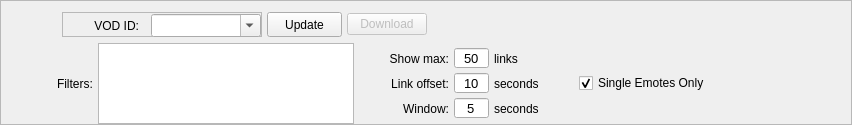
     <widget class="QFrame" name="frame">
      <property name="sizePolicy">
       <sizepolicy hsizetype="Expanding" vsizetype="Fixed">
        <horstretch>0</horstretch>
        <verstretch>0</verstretch>
       </sizepolicy>
      </property>
      <property name="minimumSize">
       <size>
        <width>50</width>
        <height>125</height>
       </size>
      </property>
      <property name="maximumSize">
       <size>
        <width>16777215</width>
        <height>125</height>
       </size>
      </property>
      <property name="frameShape">
       <enum>QFrame::StyledPanel</enum>
      </property>
      <property name="frameShadow">
       <enum>QFrame::Raised</enum>
      </property>
      <layout class="QGridLayout" name="gridLayout_4">
       <property name="bottomMargin">
        <number>0</number>
       </property>
       <item row="0" column="0">
        <layout class="QHBoxLayout" name="horizontalLayout">
         <property name="spacing">
          <number>5</number>
         </property>
         <property name="sizeConstraint">
          <enum>QLayout::SetDefaultConstraint</enum>
         </property>
         <property name="leftMargin">
          <number>50</number>
         </property>
         <item>
          <widget class="QFrame" name="frame_3">
           <property name="sizePolicy">
            <sizepolicy hsizetype="Fixed" vsizetype="Preferred">
             <horstretch>0</horstretch>
             <verstretch>0</verstretch>
            </sizepolicy>
           </property>
           <property name="minimumSize">
            <size>
             <width>200</width>
             <height>0</height>
            </size>
           </property>
           <property name="frameShape">
            <enum>QFrame::StyledPanel</enum>
           </property>
           <property name="frameShadow">
            <enum>QFrame::Raised</enum>
           </property>
           <widget class="QWidget" name="horizontalLayoutWidget">
            <property name="geometry">
             <rect>
              <x>10</x>
              <y>0</y>
              <width>201</width>
              <height>27</height>
             </rect>
            </property>
            <layout class="QHBoxLayout" name="vodIdLayout">
             <property name="spacing">
              <number>0</number>
             </property>
             <item>
              <widget class="QLabel" name="label_21">
               <property name="enabled">
                <bool>true</bool>
               </property>
               <property name="sizePolicy">
                <sizepolicy hsizetype="Minimum" vsizetype="Preferred">
                 <horstretch>0</horstretch>
                 <verstretch>0</verstretch>
                </sizepolicy>
               </property>
               <property name="minimumSize">
                <size>
                 <width>55</width>
                 <height>25</height>
                </size>
               </property>
               <property name="maximumSize">
                <size>
                 <width>55</width>
                 <height>60</height>
                </size>
               </property>
               <property name="text">
                <string>VOD ID:</string>
               </property>
               <property name="scaledContents">
                <bool>true</bool>
               </property>
               <property name="alignment">
                <set>Qt::AlignRight|Qt::AlignTrailing|Qt::AlignVCenter</set>
               </property>
               <property name="wordWrap">
                <bool>false</bool>
               </property>
               <property name="margin">
                <number>0</number>
               </property>
              </widget>
             </item>
             <item>
              <widget class="QComboBox" name="vodEntry">
               <property name="sizePolicy">
                <sizepolicy hsizetype="Maximum" vsizetype="Fixed">
                 <horstretch>0</horstretch>
                 <verstretch>0</verstretch>
                </sizepolicy>
               </property>
               <property name="minimumSize">
                <size>
                 <width>50</width>
                 <height>0</height>
                </size>
               </property>
               <property name="maximumSize">
                <size>
                 <width>110</width>
                 <height>16777215</height>
                </size>
               </property>
               <property name="font">
                <font>
                 <pointsize>10</pointsize>
                </font>
               </property>
               <property name="editable">
                <bool>true</bool>
               </property>
              </widget>
             </item>
            </layout>
           </widget>
          </widget>
         </item>
         <item>
          <spacer name="horizontalSpacer">
           <property name="orientation">
            <enum>Qt::Horizontal</enum>
           </property>
           <property name="sizeType">
            <enum>QSizePolicy::Fixed</enum>
           </property>
           <property name="sizeHint" stdset="0">
            <size>
             <width>0</width>
             <height>20</height>
            </size>
           </property>
          </spacer>
         </item>
         <item>
          <widget class="QPushButton" name="updateBtn">
           <property name="minimumSize">
            <size>
             <width>75</width>
             <height>25</height>
            </size>
           </property>
           <property name="maximumSize">
            <size>
             <width>75</width>
             <height>25</height>
            </size>
           </property>
           <property name="text">
            <string>Update</string>
           </property>
          </widget>
         </item>
         <item>
          <spacer name="horizontalSpacer_2">
           <property name="orientation">
            <enum>Qt::Horizontal</enum>
           </property>
           <property name="sizeType">
            <enum>QSizePolicy::Fixed</enum>
           </property>
           <property name="sizeHint" stdset="0">
            <size>
             <width>0</width>
             <height>20</height>
            </size>
           </property>
          </spacer>
         </item>
         <item>
          <widget class="QPushButton" name="harvestBtn">
           <property name="enabled">
            <bool>false</bool>
           </property>
           <property name="sizePolicy">
            <sizepolicy hsizetype="Fixed" vsizetype="Fixed">
             <horstretch>0</horstretch>
             <verstretch>0</verstretch>
            </sizepolicy>
           </property>
           <property name="text">
            <string>Download</string>
           </property>
          </widget>
         </item>
         <item>
          <layout class="QHBoxLayout" name="statusMessageLayout">
           <property name="leftMargin">
            <number>10</number>
           </property>
           <item>
            <widget class="QLabel" name="statusLabel">
             <property name="text">
              <string/>
             </property>
             <property name="wordWrap">
              <bool>true</bool>
             </property>
             <property name="margin">
              <number>5</number>
             </property>
            </widget>
           </item>
          </layout>
         </item>
        </layout>
       </item>
       <item row="1" column="0">
        <layout class="QHBoxLayout" name="horizontalLayout_4">
         <property name="spacing">
          <number>5</number>
         </property>
         <property name="sizeConstraint">
          <enum>QLayout::SetDefaultConstraint</enum>
         </property>
         <property name="leftMargin">
          <number>40</number>
         </property>
         <property name="rightMargin">
          <number>0</number>
         </property>
         <item>
          <layout class="QHBoxLayout" name="horizontalLayout_3">
           <property name="leftMargin">
            <number>5</number>
           </property>
           <property name="rightMargin">
            <number>5</number>
           </property>
           <item>
            <widget class="QLabel" name="label_2">
             <property name="sizePolicy">
              <sizepolicy hsizetype="Preferred" vsizetype="Preferred">
               <horstretch>0</horstretch>
               <verstretch>0</verstretch>
              </sizepolicy>
             </property>
             <property name="text">
              <string>Filters:</string>
             </property>
             <property name="margin">
              <number>5</number>
             </property>
            </widget>
           </item>
           <item>
            <widget class="QPlainTextEdit" name="filterText">
             <property name="sizePolicy">
              <sizepolicy hsizetype="Expanding" vsizetype="Expanding">
               <horstretch>0</horstretch>
               <verstretch>0</verstretch>
              </sizepolicy>
             </property>
             <property name="minimumSize">
              <size>
               <width>240</width>
               <height>0</height>
              </size>
             </property>
             <property name="font">
              <font>
               <pointsize>10</pointsize>
              </font>
             </property>
             <property name="plainText">
              <string/>
             </property>
            </widget>
           </item>
          </layout>
         </item>
         <item>
          <layout class="QVBoxLayout" name="verticalLayout_3">
           <property name="spacing">
            <number>2</number>
           </property>
           <property name="leftMargin">
            <number>5</number>
           </property>
           <property name="rightMargin">
            <number>5</number>
           </property>
           <item>
            <layout class="QGridLayout" name="gridLayout_2">
             <property name="leftMargin">
              <number>0</number>
             </property>
             <property name="horizontalSpacing">
              <number>5</number>
             </property>
             <property name="verticalSpacing">
              <number>0</number>
             </property>
             <item row="0" column="0">
              <widget class="QLabel" name="label_37">
               <property name="sizePolicy">
                <sizepolicy hsizetype="Minimum" vsizetype="Preferred">
                 <horstretch>0</horstretch>
                 <verstretch>0</verstretch>
                </sizepolicy>
               </property>
               <property name="minimumSize">
                <size>
                 <width>80</width>
                 <height>25</height>
                </size>
               </property>
               <property name="maximumSize">
                <size>
                 <width>80</width>
                 <height>25</height>
                </size>
               </property>
               <property name="autoFillBackground">
                <bool>false</bool>
               </property>
               <property name="text">
                <string>Show max:</string>
               </property>
               <property name="scaledContents">
                <bool>true</bool>
               </property>
               <property name="alignment">
                <set>Qt::AlignRight|Qt::AlignTrailing|Qt::AlignVCenter</set>
               </property>
               <property name="wordWrap">
                <bool>false</bool>
               </property>
               <property name="margin">
                <number>0</number>
               </property>
              </widget>
             </item>
             <item row="0" column="1">
              <widget class="QLineEdit" name="showMax">
               <property name="sizePolicy">
                <sizepolicy hsizetype="Preferred" vsizetype="Fixed">
                 <horstretch>0</horstretch>
                 <verstretch>0</verstretch>
                </sizepolicy>
               </property>
               <property name="minimumSize">
                <size>
                 <width>30</width>
                 <height>20</height>
                </size>
               </property>
               <property name="maximumSize">
                <size>
                 <width>50</width>
                 <height>20</height>
                </size>
               </property>
               <property name="font">
                <font>
                 <family>MS Shell Dlg 2</family>
                 <pointsize>10</pointsize>
                 <weight>50</weight>
                 <italic>false</italic>
                 <bold>false</bold>
                </font>
               </property>
               <property name="text">
                <string>50</string>
               </property>
               <property name="alignment">
                <set>Qt::AlignCenter</set>
               </property>
              </widget>
             </item>
             <item row="1" column="1">
              <widget class="QLineEdit" name="linkOffset">
               <property name="sizePolicy">
                <sizepolicy hsizetype="Preferred" vsizetype="Fixed">
                 <horstretch>0</horstretch>
                 <verstretch>0</verstretch>
                </sizepolicy>
               </property>
               <property name="minimumSize">
                <size>
                 <width>30</width>
                 <height>20</height>
                </size>
               </property>
               <property name="maximumSize">
                <size>
                 <width>50</width>
                 <height>20</height>
                </size>
               </property>
               <property name="font">
                <font>
                 <family>MS Shell Dlg 2</family>
                 <pointsize>10</pointsize>
                 <weight>50</weight>
                 <italic>false</italic>
                 <bold>false</bold>
                </font>
               </property>
               <property name="text">
                <string>10</string>
               </property>
               <property name="alignment">
                <set>Qt::AlignCenter</set>
               </property>
              </widget>
             </item>
             <item row="1" column="0">
              <widget class="QLabel" name="label_22">
               <property name="sizePolicy">
                <sizepolicy hsizetype="Minimum" vsizetype="Preferred">
                 <horstretch>0</horstretch>
                 <verstretch>0</verstretch>
                </sizepolicy>
               </property>
               <property name="minimumSize">
                <size>
                 <width>80</width>
                 <height>25</height>
                </size>
               </property>
               <property name="maximumSize">
                <size>
                 <width>80</width>
                 <height>25</height>
                </size>
               </property>
               <property name="text">
                <string>Link offset:</string>
               </property>
               <property name="scaledContents">
                <bool>true</bool>
               </property>
               <property name="alignment">
                <set>Qt::AlignRight|Qt::AlignTrailing|Qt::AlignVCenter</set>
               </property>
               <property name="wordWrap">
                <bool>false</bool>
               </property>
              </widget>
             </item>
             <item row="0" column="2">
              <widget class="QLabel" name="label_39">
               <property name="sizePolicy">
                <sizepolicy hsizetype="Preferred" vsizetype="Preferred">
                 <horstretch>0</horstretch>
                 <verstretch>0</verstretch>
                </sizepolicy>
               </property>
               <property name="minimumSize">
                <size>
                 <width>55</width>
                 <height>25</height>
                </size>
               </property>
               <property name="maximumSize">
                <size>
                 <width>40</width>
                 <height>25</height>
                </size>
               </property>
               <property name="text">
                <string>links</string>
               </property>
               <property name="scaledContents">
                <bool>false</bool>
               </property>
               <property name="alignment">
                <set>Qt::AlignLeading|Qt::AlignLeft|Qt::AlignVCenter</set>
               </property>
               <property name="wordWrap">
                <bool>true</bool>
               </property>
              </widget>
             </item>
             <item row="1" column="2">
              <widget class="QLabel" name="label_38">
               <property name="sizePolicy">
                <sizepolicy hsizetype="Preferred" vsizetype="Preferred">
                 <horstretch>0</horstretch>
                 <verstretch>0</verstretch>
                </sizepolicy>
               </property>
               <property name="minimumSize">
                <size>
                 <width>55</width>
                 <height>25</height>
                </size>
               </property>
               <property name="maximumSize">
                <size>
                 <width>40</width>
                 <height>25</height>
                </size>
               </property>
               <property name="text">
                <string>seconds</string>
               </property>
               <property name="scaledContents">
                <bool>false</bool>
               </property>
               <property name="alignment">
                <set>Qt::AlignLeading|Qt::AlignLeft|Qt::AlignVCenter</set>
               </property>
               <property name="wordWrap">
                <bool>true</bool>
               </property>
              </widget>
             </item>
             <item row="2" column="0">
              <widget class="QLabel" name="label_40">
               <property name="sizePolicy">
                <sizepolicy hsizetype="Minimum" vsizetype="Preferred">
                 <horstretch>0</horstretch>
                 <verstretch>0</verstretch>
                </sizepolicy>
               </property>
               <property name="minimumSize">
                <size>
                 <width>80</width>
                 <height>25</height>
                </size>
               </property>
               <property name="maximumSize">
                <size>
                 <width>80</width>
                 <height>25</height>
                </size>
               </property>
               <property name="text">
                <string>Window:</string>
               </property>
               <property name="scaledContents">
                <bool>true</bool>
               </property>
               <property name="alignment">
                <set>Qt::AlignRight|Qt::AlignTrailing|Qt::AlignVCenter</set>
               </property>
               <property name="wordWrap">
                <bool>false</bool>
               </property>
              </widget>
             </item>
             <item row="2" column="1">
              <widget class="QLineEdit" name="windowSize">
               <property name="sizePolicy">
                <sizepolicy hsizetype="Preferred" vsizetype="Fixed">
                 <horstretch>0</horstretch>
                 <verstretch>0</verstretch>
                </sizepolicy>
               </property>
               <property name="minimumSize">
                <size>
                 <width>30</width>
                 <height>20</height>
                </size>
               </property>
               <property name="maximumSize">
                <size>
                 <width>50</width>
                 <height>20</height>
                </size>
               </property>
               <property name="font">
                <font>
                 <family>MS Shell Dlg 2</family>
                 <pointsize>10</pointsize>
                 <weight>50</weight>
                 <italic>false</italic>
                 <bold>false</bold>
                </font>
               </property>
               <property name="text">
                <string>5</string>
               </property>
               <property name="alignment">
                <set>Qt::AlignCenter</set>
               </property>
              </widget>
             </item>
             <item row="2" column="2">
              <widget class="QLabel" name="label_41">
               <property name="sizePolicy">
                <sizepolicy hsizetype="Preferred" vsizetype="Preferred">
                 <horstretch>0</horstretch>
                 <verstretch>0</verstretch>
                </sizepolicy>
               </property>
               <property name="minimumSize">
                <size>
                 <width>55</width>
                 <height>25</height>
                </size>
               </property>
               <property name="maximumSize">
                <size>
                 <width>40</width>
                 <height>25</height>
                </size>
               </property>
               <property name="text">
                <string>seconds</string>
               </property>
               <property name="scaledContents">
                <bool>false</bool>
               </property>
               <property name="alignment">
                <set>Qt::AlignLeading|Qt::AlignLeft|Qt::AlignVCenter</set>
               </property>
               <property name="wordWrap">
                <bool>true</bool>
               </property>
              </widget>
             </item>
            </layout>
           </item>
          </layout>
         </item>
         <item>
          <layout class="QHBoxLayout" name="horizontalLayout_2">
           <property name="leftMargin">
            <number>20</number>
           </property>
           <property name="rightMargin">
            <number>20</number>
           </property>
           <item>
            <widget class="QCheckBox" name="singleEmotesCheckbox">
             <property name="text">
              <string>Single Emotes Only</string>
             </property>
             <property name="checked">
              <bool>true</bool>
             </property>
            </widget>
           </item>
          </layout>
         </item>
         <item>
          <layout class="QVBoxLayout" name="verticalLayout_5">
           <property name="leftMargin">
            <number>0</number>
           </property>
           <item>
            <spacer name="horizontalSpacer_3">
             <property name="orientation">
              <enum>Qt::Horizontal</enum>
             </property>
             <property name="sizeType">
              <enum>QSizePolicy::Preferred</enum>
             </property>
             <property name="sizeHint" stdset="0">
              <size>
               <width>110</width>
               <height>20</height>
              </size>
             </property>
            </spacer>
           </item>
          </layout>
         </item>
        </layout>
       </item>
      </layout>
     </widget>
